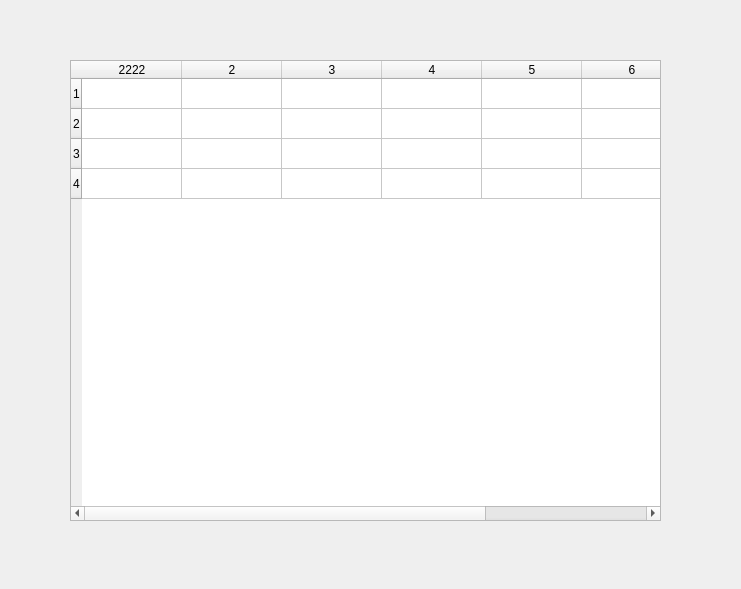
<?xml version="1.0" encoding="UTF-8"?>
<ui version="4.0">
 <class>Form</class>
 <widget class="QWidget" name="Form">
  <property name="geometry">
   <rect>
    <x>0</x>
    <y>0</y>
    <width>741</width>
    <height>589</height>
   </rect>
  </property>
  <property name="windowTitle">
   <string>Form</string>
  </property>
  <widget class="QTableWidget" name="tableWidget">
   <property name="geometry">
    <rect>
     <x>70</x>
     <y>60</y>
     <width>591</width>
     <height>461</height>
    </rect>
   </property>
   <property name="rowCount">
    <number>4</number>
   </property>
   <property name="columnCount">
    <number>7</number>
   </property>
   <row/>
   <row/>
   <row/>
   <row/>
   <column>
    <property name="text">
     <string>2222</string>
    </property>
   </column>
   <column/>
   <column/>
   <column/>
   <column/>
   <column/>
   <column/>
   <item row="0" column="1">
    <property name="text">
     <string/>
    </property>
   </item>
  </widget>
 </widget>
 <resources/>
 <connections/>
</ui>
